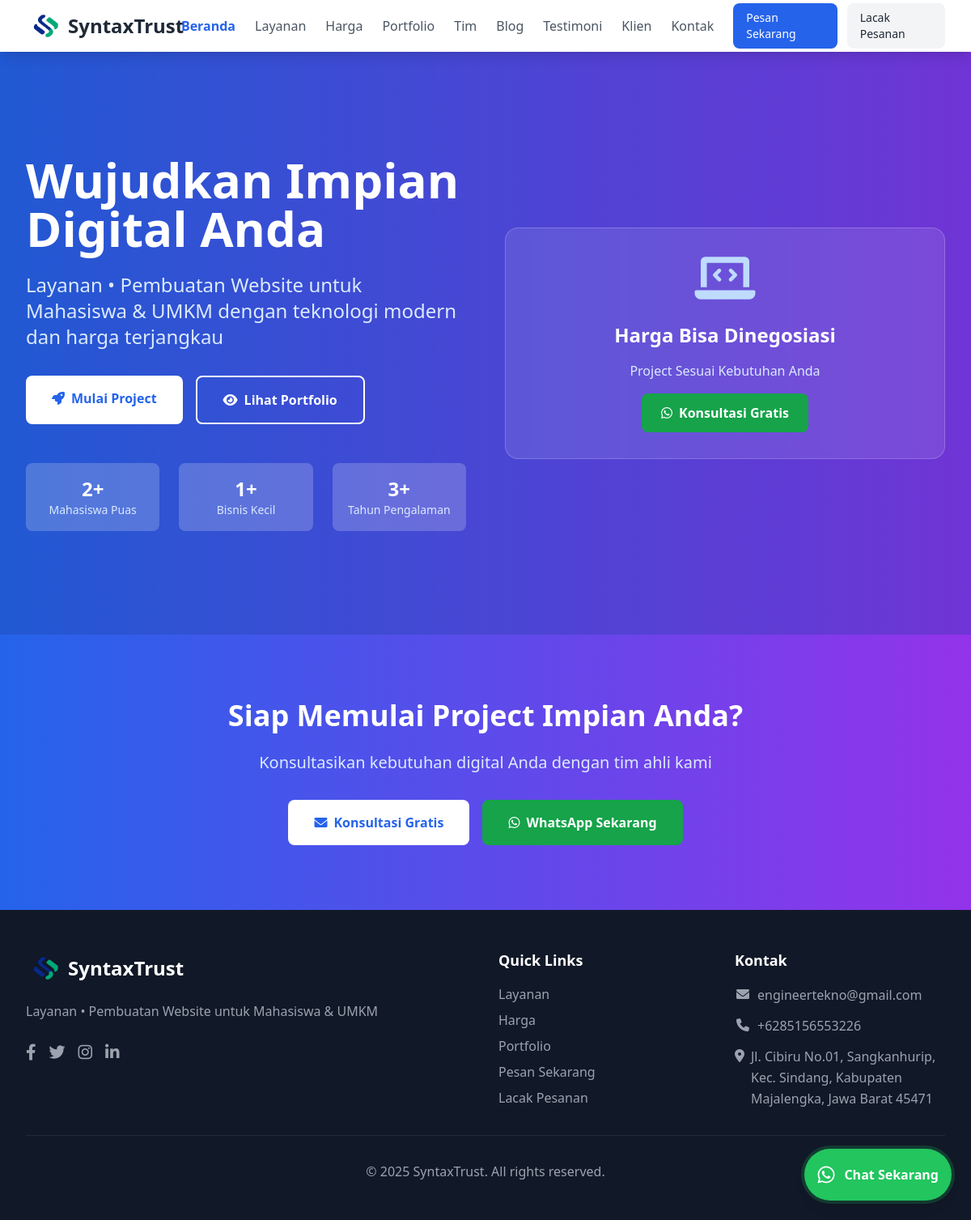
Screenshot of /public/ with the database file from the repository.
### tables this page shows
CREATE TABLE `settings` (
  `id` int(11) NOT NULL,
  `setting_key` varchar(100) NOT NULL,
  `setting_value` text DEFAULT NULL,
  `setting_type` enum('text','number','boolean','json') DEFAULT 'text',
  `description` varchar(255) DEFAULT NULL,
  `is_public` tinyint(1) DEFAULT 1,
  `created_at` timestamp NOT NULL DEFAULT current_timestamp(),
  `updated_at` timestamp NOT NULL DEFAULT current_timestamp() ON UPDATE current_timestamp()
);

### public/includes/helpers.php (called while the page is built, shortened)
<?php
require_once __DIR__ . '/../../config/database.php';
if (!function_exists('getSetting')) {
    function getSetting($key, $default = '') {
        global $pdo;
        try {
            $stmt = $pdo->prepare("SELECT setting_value FROM settings WHERE setting_key = ? AND is_public = 1");
            $stmt->execute([$key]);
            $result = $stmt->fetch(PDO::FETCH_ASSOC);
            return $result ? $result['setting_value'] : $default;
        } catch (Exception $e) {
            return $default;
        }
    }
}
if (!function_exists('h')) {
    function h($string) {
        return htmlspecialchars((string)$string, ENT_QUOTES, 'UTF-8');
    }
}

### public/index.php (the view, shortened to what this page needs)
<?php
require_once __DIR__ . '/includes/layout.php';
$site_name = getSetting('site_name', 'SyntaxTrust');
$site_description = getSetting('site_description', 'Layanan Pembuatan Website untuk Mahasiswa & UMKM');
echo renderPageStart($site_name . ' - ' . $site_description, $site_description . ' - Solusi digital terpercaya untuk mahasiswa dan UMKM', 'index.php');
?>
    <section class="hero-bg text-white py-20 lg:py-32 relative overflow-hidden">
        <div class="absolute inset-0 bg-black opacity-10"></div>
        <div class="max-w-7xl mx-auto px-4 sm:px-6 lg:px-8 relative z-10">
            <div class="grid grid-cols-1 lg:grid-cols-2 gap-12 items-center">
                <div class="text-center lg:text-left">
                    <h1 class="text-4xl md:text-6xl font-bold mb-6 animate-slide-up">
                        Wujudkan Impian Digital Anda
                    </h1>
                    <p class="text-xl md:text-2xl mb-8 text-blue-100 animate-slide-up" style="animation-delay: 0.2s;">
                        <?= h($site_description) ?> dengan teknologi modern dan harga terjangkau
                    </p>
                    <div class="flex flex-col sm:flex-row gap-4 mb-12 animate-slide-up" style="animation-delay: 0.4s;">
                        <a href="services.php" class="bg-white text-blue-600 px-8 py-4 rounded-lg font-semibold hover:bg-gray-100 transition-all duration-300 transform hover:scale-105">
                            <i class="fas fa-rocket mr-2"></i>Mulai Project
                        </a>
                        <a href="portfolio.php" class="border-2 border-white text-white px-8 py-4 rounded-lg font-semibold hover:bg-white hover:text-blue-600 transition-all duration-300">
                            <i class="fas fa-eye mr-2"></i>Lihat Portfolio
                        </a>
                    </div>
                    <div class="grid grid-cols-1 md:grid-cols-3 gap-6 text-center animate-slide-up" style="animation-delay: 0.6s;">
                        <?php if (getSetting('hero_show_students_stat', '1') == '1'): ?>
                        <div class="bg-white/20 backdrop-blur-sm rounded-lg p-4">
                            <div class="text-2xl font-bold"><?= getSetting('hero_students_count', '50') ?>+</div>
                            <div class="text-sm text-blue-100"><?= getSetting('hero_students_label', 'Mahasiswa Puas') ?></div>
                        </div>
                        <?php endif; ?>
                        <?php if (getSetting('hero_show_businesses_stat', '1') == '1'): ?>
                        <div class="bg-white/20 backdrop-blur-sm rounded-lg p-4">
                            <div class="text-2xl font-bold"><?= getSetting('hero_businesses_count', '25') ?>+</div>
                            <div class="text-sm text-blue-100"><?= getSetting('hero_businesses_label', 'Bisnis Kecil') ?></div>
                        </div>
                        <?php endif; ?>
                        <?php if (getSetting('hero_show_experience_stat', '1') == '1'): ?>
                        <div class="bg-white/20 backdrop-blur-sm rounded-lg p-4">
                            <div class="text-2xl font-bold"><?= getSetting('hero_experience_count', '3') ?>+</div>
                            <div class="text-sm text-blue-100"><?= getSetting('hero_experience_label', 'Tahun Pengalaman') ?></div>
                        </div>
                        <?php endif; ?>
                    </div>
                </div>
                <div class="text-center floating">
                    <div class="bg-white/10 backdrop-blur-sm rounded-2xl p-8 border border-white/20">
                        <i class="fas fa-laptop-code text-6xl mb-6 text-blue-200"></i>
                        <h3 class="text-2xl font-bold mb-4">Harga Bisa Dinegosiasi</h3>
                        <p class="text-blue-100 mb-4">Project Sesuai Kebutuhan Anda</p>
                        <a href="https://wa.me/<?= str_replace(['+', '-', ' '], '', getSetting('company_whatsapp', '6285156553226')) ?>?text=Halo, saya tertarik dengan layanan website"
                           target="_blank"
                           class="bg-green-600 text-white px-6 py-3 rounded-lg font-semibold hover:bg-green-700 transition-colors inline-flex items-center">
                            <i class="fab fa-whatsapp mr-2"></i>Konsultasi Gratis
                        </a>
                    </div>
                </div>
            </div>
        </div>
    </section>
    <section class="py-20 bg-gradient-to-r from-blue-600 to-purple-600 text-white">
        <div class="max-w-4xl mx-auto px-4 sm:px-6 lg:px-8 text-center">
            <h2 class="text-3xl md:text-4xl font-bold mb-6">Siap Memulai Project Impian Anda?</h2>
            <p class="text-xl mb-8 text-blue-100">Konsultasikan kebutuhan digital Anda dengan tim ahli kami</p>
            <div class="flex flex-col sm:flex-row gap-4 justify-center">
                <a href="contact.php" class="bg-white text-blue-600 px-8 py-4 rounded-lg font-semibold hover:bg-gray-100 transition-colors">
                    <i class="fas fa-envelope mr-2"></i>Konsultasi Gratis
                </a>
                <a href="https://wa.me/<?= str_replace(['+', '-', ' '], '', getSetting('company_whatsapp', '6285156553226')) ?>?text=Halo, saya tertarik dengan layanan digital"
                   target="_blank"
                   class="bg-green-600 text-white px-8 py-4 rounded-lg font-semibold hover:bg-green-700 transition-colors">
                    <i class="fab fa-whatsapp mr-2"></i>WhatsApp Sekarang
                </a>
            </div>
        </div>
    </section>
    <?php echo renderPageEnd(); ?>

### public/includes/shared-components.php (shortened to what this page needs)
<?php
function renderNavigation($current_page = '') {
    $site_name = getSetting('site_name', 'SyntaxTrust');
    $nav_items = [
        'index.php' => 'Beranda',
        'services.php' => 'Layanan',
        'pricing.php' => 'Harga',
        'portfolio.php' => 'Portfolio',
        'team.php' => 'Tim',
        'blog.php' => 'Blog',
        'testimonials.php' => 'Testimoni',
        'clients.php' => 'Klien',
        'contact.php' => 'Kontak'
    ];
    $action_items = [
        'checkout.php' => ['label' => 'Pesan Sekarang', 'class' => 'bg-blue-600 text-white px-4 py-2 rounded-lg hover:bg-blue-700'],
        'order-tracking.php' => ['label' => 'Lacak Pesanan', 'class' => 'bg-gray-100 text-gray-800 px-4 py-2 rounded-lg hover:bg-gray-200']
    ];
    ?>
    <nav class="bg-white shadow-lg sticky top-0 z-40">
        <div class="max-w-7xl mx-auto px-4 sm:px-6 lg:px-8">
            <div class="flex justify-between h-16">
                <div class="flex items-center">
                    <a href="index.php" class="flex items-center space-x-1">
                        <img src="assets/img/fix_logo_new.png" alt="<?= h($site_name) ?>" class="h-12 w-12">
                        <span class="text-2xl font-bold text-gray-800"><?= h($site_name) ?></span>
                    </a>
                </div>
                <div class="hidden md:flex items-center space-x-6">
                    <?php foreach ($nav_items as $page => $label): ?>
                    <a href="<?= $page ?>" class="<?= $current_page === $page ? 'text-blue-600 font-semibold' : 'text-gray-600 hover:text-blue-600' ?> transition-colors">
                        <?= $label ?>
                    </a>
                    <?php endforeach; ?>
                    <div class="flex items-center space-x-3 ml-4">
                        <?php foreach ($action_items as $page => $item): ?>
                        <a href="<?= $page ?>" class="<?= $item['class'] ?> transition-colors text-sm font-medium">
                            <?= $item['label'] ?>
                        </a>
                        <?php endforeach; ?>
                    </div>
                </div>
            </div>
        </div>
    </nav>
    <?php
    return ob_get_clean();
}
function renderFooter() {
    $site_name = getSetting('site_name', 'SyntaxTrust');
    $site_description = getSetting('site_description', 'Layanan Pembuatan Website untuk Mahasiswa & UMKM');
    ?>
    <footer class="bg-gray-900 text-white py-12">
        <div class="max-w-7xl mx-auto px-4 sm:px-6 lg:px-8">
            <div class="grid grid-cols-1 md:grid-cols-4 gap-8">
                <div class="md:col-span-2">
                    <div class="flex items-center space-x-1 mb-4">
                        <img src="assets/img/fix_logo_new.png" alt="<?= h($site_name) ?>" class="h-12 w-12">
                        <h3 class="text-2xl font-bold"><?= h($site_name) ?></h3>
                    </div>
                    <p class="text-gray-400 mb-6 leading-relaxed"><?= h($site_description) ?></p>
                    <div class="flex space-x-4">
                        <a href="<?= h(getSetting('social_media_facebook', '#')) ?>" class="text-gray-400 hover:text-white transition-colors">
                            <i class="fab fa-facebook-f text-xl"></i>
                        </a>
                        <a href="<?= h(getSetting('social_media_twitter', '#')) ?>" class="text-gray-400 hover:text-white transition-colors">
                            <i class="fab fa-twitter text-xl"></i>
                        </a>
                        <a href="<?= h(getSetting('social_media_instagram', '#')) ?>" class="text-gray-400 hover:text-white transition-colors">
                            <i class="fab fa-instagram text-xl"></i>
                        </a>
                        <a href="<?= h(getSetting('social_media_linkedin', '#')) ?>" class="text-gray-400 hover:text-white transition-colors">
                            <i class="fab fa-linkedin-in text-xl"></i>
                        </a>
                    </div>
                </div>
                <div>
                    <h4 class="text-lg font-semibold mb-4">Quick Links</h4>
                    <ul class="space-y-2">
                        <li><a href="services.php" class="text-gray-400 hover:text-white transition-colors">Layanan</a></li>
                        <li><a href="pricing.php" class="text-gray-400 hover:text-white transition-colors">Harga</a></li>
                        <li><a href="portfolio.php" class="text-gray-400 hover:text-white transition-colors">Portfolio</a></li>
                        <li><a href="checkout.php" class="text-gray-400 hover:text-white transition-colors">Pesan Sekarang</a></li>
                        <li><a href="order-tracking.php" class="text-gray-400 hover:text-white transition-colors">Lacak Pesanan</a></li>
                    </ul>
                </div>
                <div>
                    <h4 class="text-lg font-semibold mb-4">Kontak</h4>
                    <ul class="space-y-3 text-gray-400">
                        <li class="flex items-start">
                            <i class="fas fa-envelope mt-1 w-5 text-center text-gray-400"></i>
                            <span class="ml-2 leading-relaxed break-words"><?= h(getSetting('contact_email')) ?></span>
                        </li>
                        <li class="flex items-start">
                            <i class="fas fa-phone mt-1 w-5 text-center text-gray-400"></i>
                            <span class="ml-2 leading-relaxed break-words"><?= h(getSetting('contact_phone')) ?></span>
                        </li>
                        <li class="flex items-start">
                            <i class="fas fa-map-marker-alt mt-1 w-5 text-center text-gray-400"></i>
                            <span class="ml-2 leading-relaxed break-words"><?= h(getSetting('address')) ?></span>
                        </li>
                    </ul>
                </div>
            </div>
            <div class="border-t border-gray-800 pt-8 mt-8 text-center">
                <p class="text-gray-400">&copy; <?= date('Y') ?> <?= h($site_name) ?>. All rights reserved.</p>
            </div>
        </div>
    </footer>
    <?php
    return ob_get_clean();
}
function renderWhatsAppButton() {
    $whatsapp = getSetting('company_whatsapp', '6285156553226');
    $clean_number = str_replace(['+', '-', ' '], '', $whatsapp);
    ?>
    <div id="whatsapp-float" class="fixed bottom-6 right-6 z-50">
        <a href="https://wa.me/<?= $clean_number ?>?text=Halo, saya tertarik dengan layanan Anda"
           target="_blank"
           class="bg-green-500 hover:bg-green-600 text-white rounded-full p-4 shadow-lg hover:shadow-xl transition-all duration-300 transform hover:scale-110 flex items-center justify-center group animate-pulse-custom ring-4 ring-green-500/20">
            <i class="fab fa-whatsapp text-2xl"></i>
            <span class="ml-3 font-semibold opacity-100 transition-opacity duration-300 whitespace-nowrap">
                Chat Sekarang
            </span>
        </a>
    </div>
    <?php
    return ob_get_clean();
}
    ?>

### public/includes/shared-components.php (style rules this page uses)
.animate-slide-up { animation: slideUp 0.6s ease-out; }
.animate-pulse-custom { animation: pulse 2s infinite; }
* { transition: color 0.2s ease, background-color 0.2s ease, transform 0.2s ease; }

### public/index.php (style rules this page uses)
.hero-bg { background: linear-gradient(90deg, #2563eb 0%, #7c3aed 100%); }
.floating { animation: float 6s ease-in-out infinite; }

### rows the page displays
settings: setting_value "SyntaxTrust"
settings: setting_value "Layanan • Pembuatan Website untuk Mahasiswa & UMKM"
settings: setting_value "2"
settings: setting_value "1"
settings: setting_value "engineertekno@gmail.com"
settings: setting_value "+6285156553226"
settings: setting_value "Jl. Cibiru No.01, Sangkanhurip, Kec. Sindang, Kabupaten Majalengka, Jawa Barat 45471"

### other values shown
$label "Beranda"
$label "Layanan"
$label "Harga"
$label "Portfolio"
$label "Tim"
$label "Blog"
$label "Testimoni"
$label "Klien"
$label "Kontak"
$item['label'] "Pesan Sekarang"
$item['label'] "Lacak Pesanan"
getSetting('hero_students_label', 'Mahasiswa Puas') "Mahasiswa Puas"
getSetting('hero_businesses_label', 'Bisnis Kecil') "Bisnis Kecil"
getSetting('hero_experience_count', '3') "3"
getSetting('hero_experience_label', 'Tahun Pengalaman') "Tahun Pengalaman"
